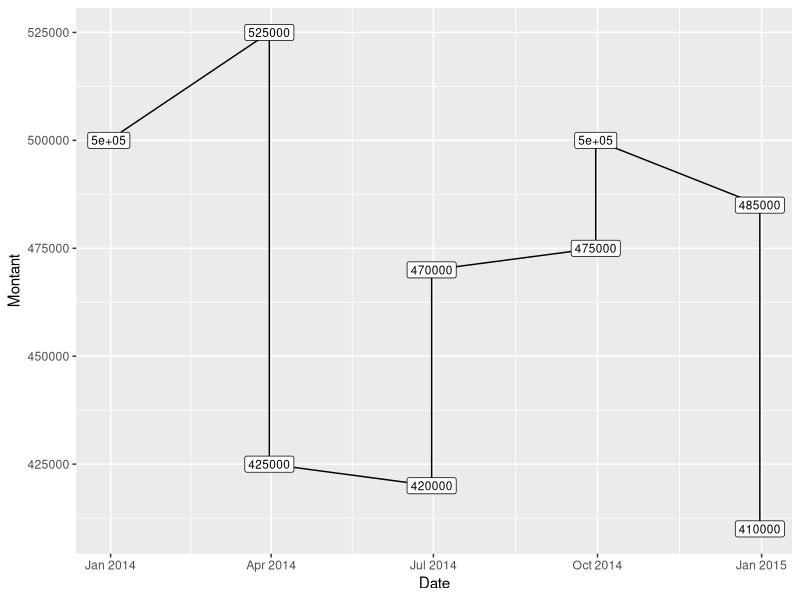

Source code (R):
## ---- chunk 1
knitr::opts_chunk$set(echo = FALSE)
## ---- chunk 2
library(ggplot2)
a <- as.Date(c("2013-12-31", "2014-03-31", "2014-03-31", "2014-06-30", "2014-06-30", 
               "2014-09-30", "2014-09-30", "2014-12-31", "2014-12-31"))
b <- c(500000, 525000, 425000, 420000, 470000, 475000, 500000, 485000, 410000)
l <- data.frame(a,b)
ggplot(data = l, aes(x = a, y = b)) + 
    geom_line() + 
    geom_label(label=b, size = 3) + 
    labs(x = "Date",
         y = "Montant")
